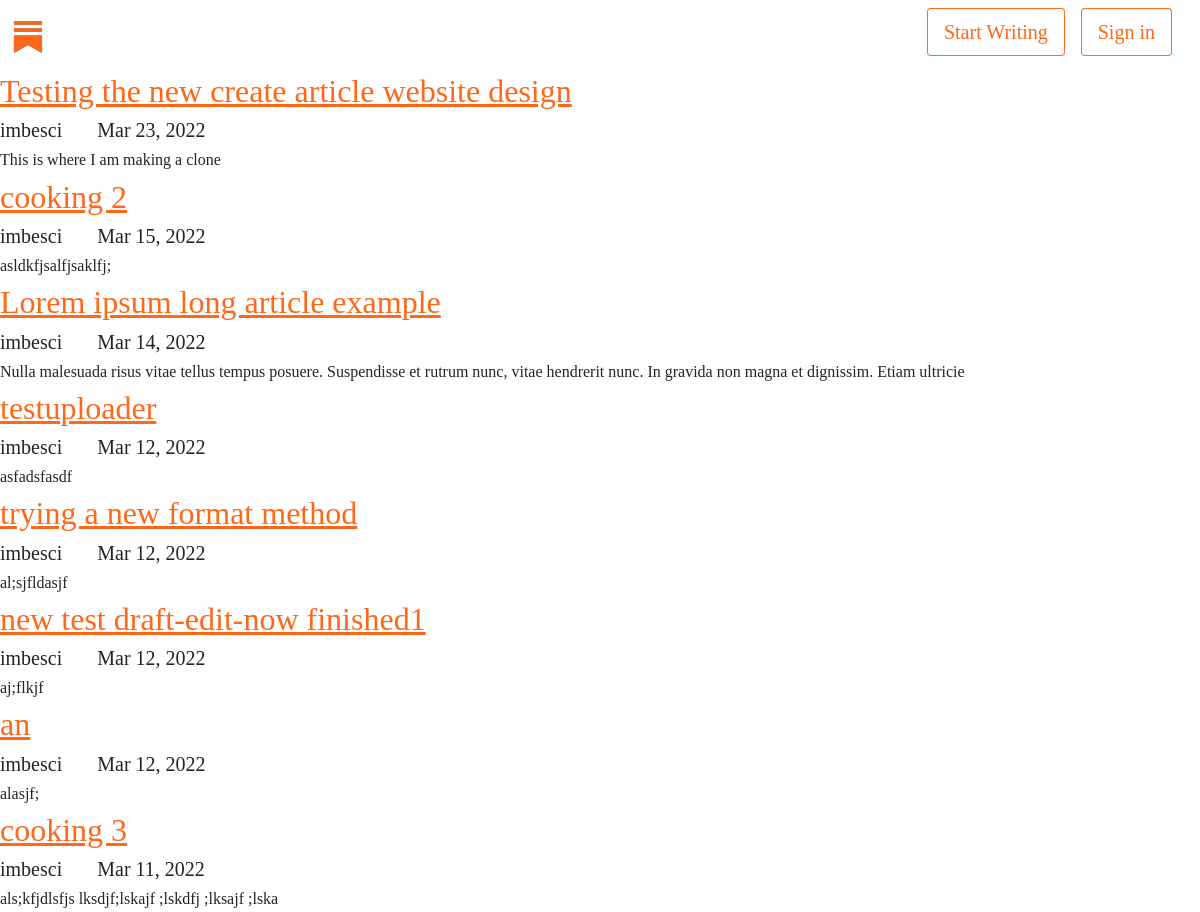
/articles/ (upper part), run on an earlier commit of the app's database.
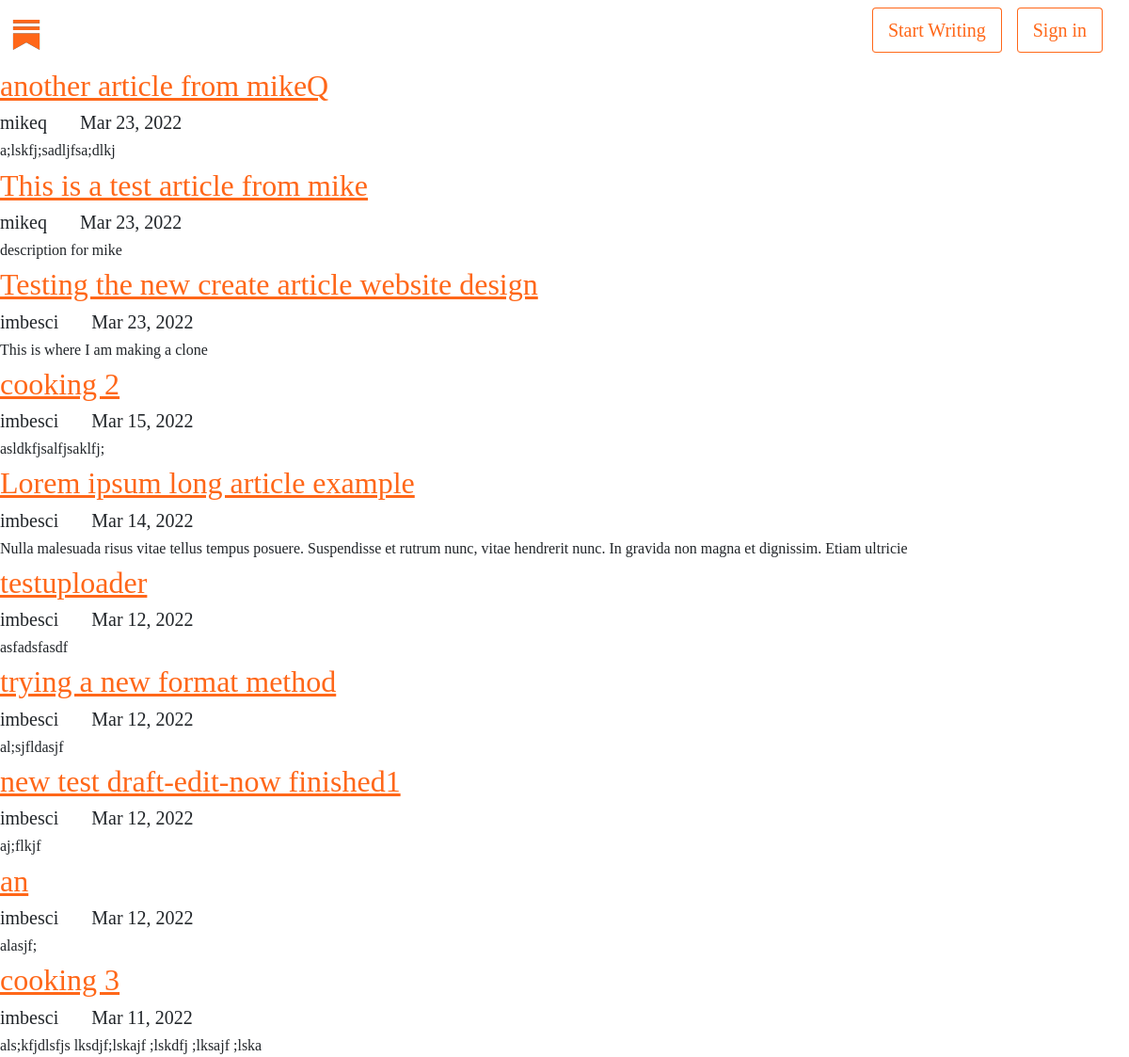
And on a later commit of the database.
### articles/models.py (models this page shows, shortened)
class Article(models.Model):
    title =         models.CharField(max_length=200)
    description =   models.CharField(max_length = 150)
    body =          RichTextUploadingField(blank = True, null=True)
    slug =          models.SlugField()
    date =          models.DateTimeField(auto_now_add = True)
    last_edited =   models.DateTimeField(auto_now = True)
    thumbnail =     models.ImageField(default='logo.png', blank = True)
    topicslist = [
        ("Business","Business"),
        ("Culinary", "Culinary"),
        ("Culture", "Culture"),
        ("Health", "Health"),
        ("Literature", "Literature"),
        ("Other", "Other"),
        ("Politics", "Politics"),
        ("Sports", "Sports"),
    ]
    topic =         models.CharField(max_length=30, null=True, blank=True, choices=topicslist)
    author =        models.ForeignKey(SubstackUser,  null=True, blank=True, on_delete=models.CASCADE)
    views =         models.IntegerField(default=0)
    is_draft =      models.BooleanField(default=False)
    REQUIRED_FIELDS = ['title',]
    def MDYdate(self):
        months= {'01':'Jan', '02':'Feb', '03':'Mar',
                '04':'Apr', '05':'May', '06':'Jun',
                '07':'Jul', '08':'Aug', '09':'Sep',
                '10':'Oct', '11':'Nov', '12':'Dec'}
        mdy = self.date.strftime("%m_%d_%Y_%-I_%M_%p").split('_')
        return f"{months[mdy[0]]} {mdy[1]}, {mdy[2]}"

### accounts/models.py (models this page shows, shortened)
class SubstackUser(AbstractBaseUser):
    first_name     = models.CharField(verbose_name='first name', max_length=40)
    last_name      = models.CharField(verbose_name='last name', max_length=40)
    email          = models.EmailField(verbose_name='email', max_length=60, unique=True)
    username       = models.CharField(max_length=30, unique=True)
    date_joined    = models.DateTimeField(verbose_name='date joined', auto_now_add=True)
    last_login     = models.DateTimeField(verbose_name='last login', auto_now=True)
    is_admin       = models.BooleanField(default = False)
    is_active      = models.BooleanField(default = True)
    is_staff       = models.BooleanField(default = False)
    is_superuser   = models.BooleanField(default=False)
    USERNAME_FIELD = 'email'
    REQUIRED_FIELDS = ['first_name', 'last_name', 'username',]
    objects = SubstackUserManager()

### articles/views.py (the view)
def articles_authors(request):
    articles = Article.objects.all().filter(is_draft=False).order_by("-date")
    return render(request, 'articles/article_authors.html', context = { 'articles' : articles } )

### articles/templates/articles/article_authors.html (shortened to what this page needs)
{% extends 'default.html' %}
{% load static %}
{% block customcss %} <link rel="stylesheet" href="{% static 'styles.css' %}"> {% endblock customcss %}
{% block content %}
{% include 'snippets/generalheader.html' %}
<div class="page">
{% for article in articles %}
    <div class="article">
        <a href="{% url 'articles:full' slug=article.slug %}"><h2>{{article.title}}</h2></a>
        <h5> {{article.author.username}}  &nbsp &nbsp &nbsp {{ article.MDYdate }} </h5>
        <h6>{{ article.description }} </h6>
    </div>
{% endfor %}
</div>
{% endblock content %}

### templates/default.html (shortened to what this page needs)
<!DOCTYPE html>
{% load static %}
<html lang="en">
<head>
    <link rel="stylesheet" href="{% static 'sass/main.css' %}">
    {% block customcss %}{% endblock customcss %}
</head>
</body>
    {% block content %}
    {% endblock %}
</body>
</html>

### templates/snippets/generalheader.html (shortened to what this page needs)
{% load static %}
<nav id="wholenavbar" class="navbar navbar-expand navbar-light bg-dark">
<div class="container-fluid">
    <a class="navbar-brand" href="{% url 'homepage' %}">
        <img src="{% static 'substacklogo.png' %}" alt="Substack logo image">
    </a>
    <div class="navbar-nav mb-0 me-5">
        <a class="nav-link text-white fw-bold">Resources</a>
        <a class="nav-link text-white fw-bold">Writers</a>
        <a class="nav-link text-white fw-bold">Readers</a>
    </div>
    <div class="navbar-nav ms-auto mb-2 mb-0 justify-content-between">
        {% if user.is_authenticated %}
            <form action="{% url 'accounts:dashboard' %}" method="get">
                <button class="btn btn-lg btn-outline-primary custombuttonbackground rounded-2 me-3">Dashboard</button></form>
            <div class="btn-group btn-group-justified ">
                <button type="button" class="btn btn-lg btn-outline-primary me-2 rounded-2 custombuttonbackground dropdown-toggle" id="timezoneDropdown" data-bs-toggle="dropdown"
                    aria-expanded="false">Profile
                </button>
                <ul class="dropdown-menu col-12" aria-labelledby="timezoneDropdown">
                    <li><form action="{% url 'accounts:account-home' %}" method='get'><button class="btn rounded-2 me-3 ">Edit profile</button></form></li>
                    <li class="border-top"><form action="{% url 'accounts:logout' %}" method='get'><button class="btn rounded-2 me-3">Logout</button></form></li>
                </ul>
            </div>
        {% else %}
            <form action="{% url 'accounts:create' %}" method="get">
                <button class=" btn btn-lg btn-outline-primary custombuttonbackground rounded-2 me-3 ">Start Writing</button></form>
            <form action="{% url 'accounts:login' %}" method="get"><li>
                <button class="btn btn-lg btn-outline-primary custombuttonbackground me-3 rounded-2 ">Sign in</button></form>
        {% endif %}
    </div>
</div>
</nav>

### assets/styles.css (style rules this page uses)
* { font-family: Cahuenga; }

### templates/snippets/generalheader.html (style rules this page uses)
#wholenavbar { background-color: rgba(0,0,0,0) !important; z-index: 15; }
.custombuttonbackground { background-color: rgba(0,0,0,0) !important; border-bottom: 1px solid #FF6919 !important; }

What changed in the data, as far as the page shows it:
added Article: title "another article from mikeQ", author.username "mikeq", MDYdate "Mar 23, 2022", description "a;lskfj;sadljfsa;dlkj"
added Article: title "This is a test article from mike", author.username "mikeq", MDYdate "Mar 23, 2022", description "description for mike"
